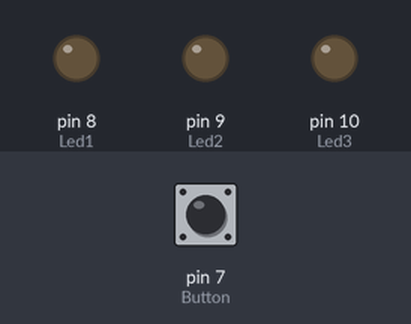
Recording of a sketch running on a simulated Arduino Uno, built with avr-gcc and run on an emulated ATmega328P. On the bench: output pins drawn as LEDs (lit = HIGH). Dashed ring = blinking. Inputs (shaded band) come from the test bench; at power-on: pin 7 (Button) LOW. What the sketch prints to the serial monitor is not drawn.

Above: at 1.2 s.
1.3 s: pin 7 (Button) pulled HIGH for 0.15 s
At 1.9 s:
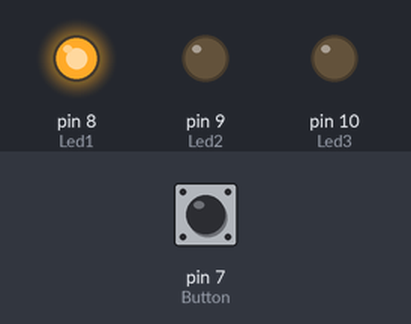
2.9 s: pin 7 (Button) pulled HIGH for 1 s
At 3.54 s:
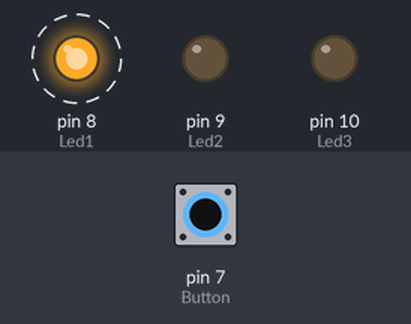
6.1 s: pin 7 (Button) pulled HIGH for 0.15 s
At 6.7 s:
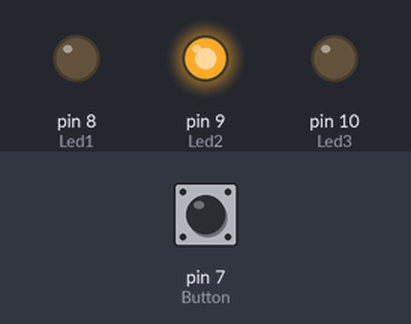
7.7 s: pin 7 (Button) pulled HIGH for 3.2 s
At 8.26 s:
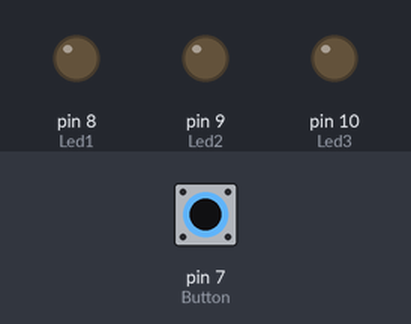
12.4 s: pin 7 (Button) pulled HIGH for 0.15 s
At 12.7 s:
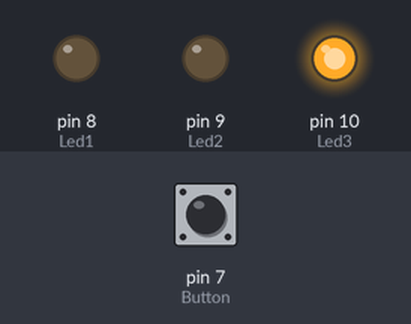
14.0 s: pin 7 (Button) pulsed HIGH 2 times (0.12 s each, 0.3 s apart)
At 15.3 s:
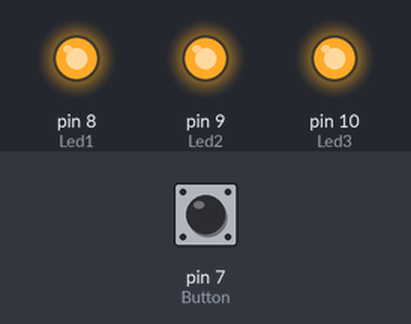
Timing chart, 0 to 17.0 s (numbered marks = the images above; inputs shaded):
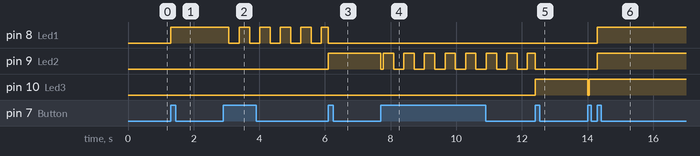

Measured:
- after the input at 1.3 s, pin 8 (Led1): LOW → HIGH at once
- after the input at 2.9 s, pin 8 (Led1): alternates HIGH for 0.32 s and LOW for 0.31 s, starting after 0.17 s
- after the input at 6.1 s, pin 9 (Led2): LOW → HIGH at once
- after the input at 7.7 s, pin 9 (Led2): HIGH → LOW at once, then repeats every 0.63 s: HIGH 0.32 s, LOW 0.31 s
- after the input at 12.4 s, pin 10 (Led3): LOW → HIGH at once
- after the input at 14.0 s, pin 8 (Led1), pin 9 (Led2): LOW → HIGH after 0.30 s; pin 10 (Led3): HIGH → LOW at once, → HIGH 0.05 s later

The sketch:

OnAir.ino
```cpp
const int Led1 = 8;
const int Led2 = 9;
const int Led3 = 10;
const int Button = 7;

int LedState = HIGH;
int ButtonCurrent;
int ButtonPrevious = LOW;
int ButtonCounter = 0;
int LedCounter = 0;


void setup() {
  Serial.begin(9600);
  pinMode(Button, INPUT);
  pinMode(Led1, OUTPUT);
  pinMode(Led2, OUTPUT);
  pinMode(Led3, OUTPUT);
}

void loop() {
  Serial.println(ButtonCounter);
  ButtonCurrent = digitalRead(Button);

  if (LedCounter > 100) {
    LedState = HIGH;
  }
  else {
    LedState = LOW;
  }


  if (LedCounter > 200) {
    LedCounter = 0;
  }

  if (ButtonCurrent == HIGH && ButtonPrevious == LOW) {
    ButtonCounter = ButtonCounter + 1;
//   if (LedState == HIGH) { LedState = LOW; }
//   else { LedState = HIGH; }
  }

  if (ButtonCounter > 8) {
    ButtonCounter = 0;
  }

  if (ButtonCounter == 0) {
    digitalWrite(Led1, LOW);
    digitalWrite(Led2, LOW);
    digitalWrite(Led3, LOW);
  }

  if (ButtonCounter == 1) {
    digitalWrite(Led1, HIGH);
    digitalWrite(Led2, LOW);
    digitalWrite(Led3, LOW);
  }

  if (ButtonCounter == 2) {
    digitalWrite(Led1, LedState);
    digitalWrite(Led2, LOW);
    digitalWrite(Led3, LOW);
  }

  if (ButtonCounter == 3) {
    digitalWrite(Led1, LOW);
    digitalWrite(Led2, HIGH);
    digitalWrite(Led3, LOW);
  }

  if (ButtonCounter == 4) {
    digitalWrite(Led1, LOW);
    digitalWrite(Led2, LedState);
    digitalWrite(Led3, LOW);
  }

  if (ButtonCounter == 5) {
    digitalWrite(Led1, LOW);
    digitalWrite(Led2, LOW);
    digitalWrite(Led3, HIGH);
  }

  if (ButtonCounter == 6) {
    digitalWrite(Led1, LOW);
    digitalWrite(Led2, LOW);
    digitalWrite(Led3, LedState);
  }

  if (ButtonCounter == 7) {
    digitalWrite(Led1, HIGH);
    digitalWrite(Led2, HIGH);
    digitalWrite(Led3, HIGH);
  }

  if (ButtonCounter == 8) {
    digitalWrite(Led1, LedState);
    digitalWrite(Led2, LedState);
    digitalWrite(Led3, LedState);
  }

  LedCounter = LedCounter + 1;


  ButtonPrevious = ButtonCurrent;
}
```
